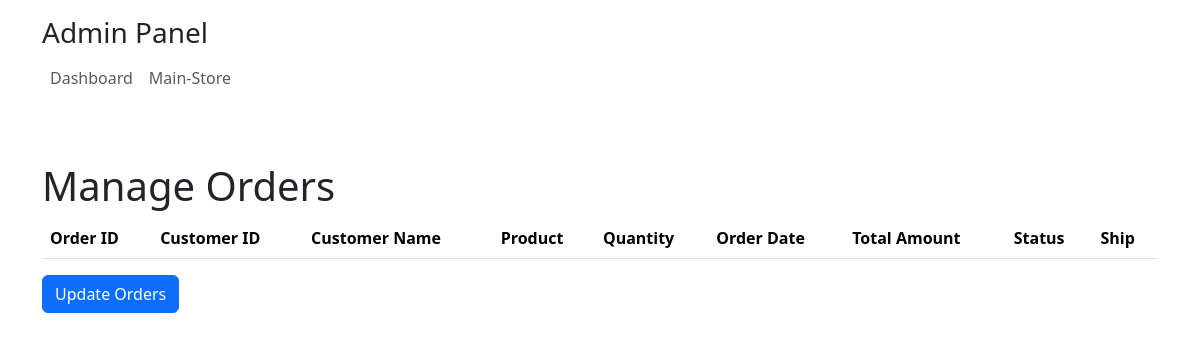
Before: /shopease/admin/admin_orders/index.php with the older database file.
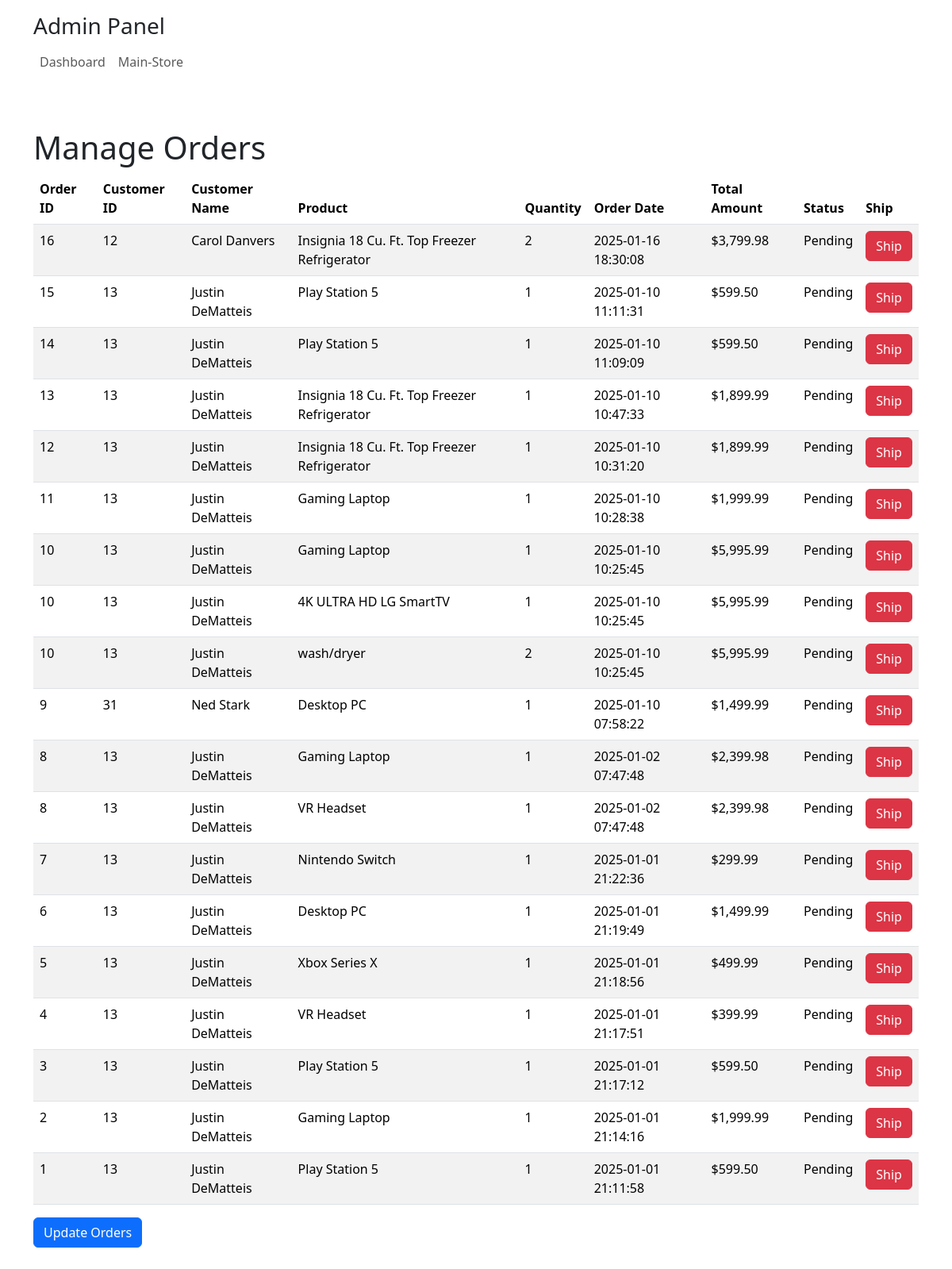
After: the same page with the newer database file.
### tables this page shows
CREATE TABLE `orders` (
  `orderID` int(11) NOT NULL,
  `customerID` int(11) NOT NULL,
  `orderDate` datetime DEFAULT current_timestamp(),
  `totalAmount` decimal(10,2) NOT NULL,
  `orderStatus` varchar(50) DEFAULT 'Pending'
);

CREATE TABLE `customers` (
  `customerID` int(11) NOT NULL,
  `emailAddress` varchar(255) NOT NULL,
  `password` varchar(60) NOT NULL,
  `firstName` varchar(60) NOT NULL,
  `address` varchar(50) NOT NULL,
  `lastName` varchar(60) NOT NULL,
  `city` varchar(40) NOT NULL,
  `state` varchar(2) NOT NULL,
  `postalCode` varchar(10) NOT NULL,
  `phone` varchar(12) NOT NULL,
  `countryCode` char(2) NOT NULL,
  `cartID` int(11) DEFAULT NULL
);

CREATE TABLE `products` (
  `productID` int(11) NOT NULL,
  `categoryID` int(11) NOT NULL,
  `productCode` varchar(10) NOT NULL,
  `productName` varchar(255) NOT NULL,
  `description` text NOT NULL,
  `listPrice` decimal(10,2) NOT NULL,
  `discountPercent` decimal(10,1) NOT NULL DEFAULT 0.0,
  `stock` varchar(10) DEFAULT NULL,
  `imageName` varchar(255) DEFAULT NULL
);

CREATE TABLE `order_items` (
  `orderItemID` int(11) NOT NULL,
  `orderID` int(11) NOT NULL,
  `productID` int(11) NOT NULL,
  `quantity` int(11) NOT NULL,
  `price` decimal(10,2) NOT NULL
);

### shopease/admin/admin_orders/index.php (the view, shortened to what this page needs)
<?php
require_once('../../database.php');
try {
  $query = '
  SELECT o.orderID, o.orderDate, o.totalAmount, o.orderStatus, oi.productID, oi.quantity, oi.price,
         p.productName, p.stock, c.customerID, c.firstName, c.lastName, c.emailAddress, c.phone, c.address, c.city, c.state, c.postalCode
  FROM orders o
  JOIN order_items oi ON o.orderID = oi.orderID
  JOIN products p ON oi.productID = p.productID
  JOIN customers c ON o.customerID = c.customerID
  ORDER BY o.orderDate DESC';
    $statement = $db->prepare($query);
    $statement->execute();
    $orders = $statement->fetchAll(PDO::FETCH_ASSOC);
} catch (Exception $e) {
    echo 'Error: ' . $e->getMessage();
    exit();
}
?>
<!DOCTYPE html>
<html lang="en">
<head>
    <link href="https://cdn.jsdelivr.net/npm/bootstrap@5.3.0/dist/css/bootstrap.min.css" rel="stylesheet">
</head>
<body>
<?php include("../../view/admin_sidebar.php"); ?>
    <div class="container my-5">
        <h1>Manage Orders</h1>
        <form method="POST">
        <table class="table table-striped">
    <thead>
        <tr>
            <th>Order ID</th>
            <th>Customer ID</th>
            <th>Customer Name</th>
            <th>Product</th>
            <th>Quantity</th>
            <th>Order Date</th>
            <th>Total Amount</th>
            <th>Status</th>
            <th>Ship</th>
        </tr>
    </thead>
    <tbody>
        <?php foreach ($orders as $order): ?>
            <tr>
                <td><?php echo htmlspecialchars($order['orderID']); ?></td>
                <td><?php echo htmlspecialchars($order['customerID']); ?></td>
                <td><?php echo htmlspecialchars($order['firstName'] . ' ' . $order['lastName']); ?></td>
                <td><?php echo htmlspecialchars($order['productName']); ?></td>
                <td><?php echo htmlspecialchars($order['quantity']); ?></td>
                <td><?php echo htmlspecialchars($order['orderDate']); ?></td>
                <td>$<?php echo htmlspecialchars(number_format($order['totalAmount'], 2)); ?></td>
                <td><?php echo htmlspecialchars($order['orderStatus']); ?></td>
                <td>
    <?php if ($order['orderStatus'] === 'pending'): ?>
        <form method="POST" style="display:inline;">
            <input type="hidden" name="orderID" value="<?php echo htmlspecialchars($order['orderID']); ?>">
            <input type="hidden" name="productID" value="<?php echo htmlspecialchars($order['productID']); ?>">
            <button type="submit" name="shipOrder" class="btn btn-success">Ship</button>
        </form>
    <?php else: ?>
        <button class="btn btn-danger" >Ship</button>
    <?php endif; ?>
</td>
            </tr>
        <?php endforeach; ?>
    </tbody>
</table>
            <button type="submit" class="btn btn-primary">Update Orders</button>
        </form>
    </div>
</body>
</html>

### shopease/view/admin_sidebar.php (shortened to what this page needs)
<!doctype html>
<html lang="en">
  <head>
    <link href="https://cdn.jsdelivr.net/npm/bootstrap@5.3.3/dist/css/bootstrap.min.css" rel="stylesheet">
    <link rel="stylesheet" href="https://cdnjs.cloudflare.com/ajax/libs/font-awesome/6.6.0/css/all.min.css" />
<nav class="navbar navbar-expand-xl navbar-light  py-3">
      <div class="container">
      <div class="logo-container">
        <h3 class="logo-name">Admin Panel</h3>
        <div class="collapse navbar-collapse nav-buttons" id="navbarSupportedContent">
          <ul class="navbar-nav me-auto mb-2 mb-lg-0">
            <li class="nav-item">
                <a class="nav-link" href="/capstone-shopease/shopease/admin/index.php">Dashboard</a>
            </li>
            <li class="nav-item">
                <a class="nav-link" href="/capstone-shopease/shopease/home.php">Main-Store</a>
            </li>
          </ul>
        </div>
      </div>
    </nav>

Changed rows visible on the page:
added orders: orderID "16", customerID.customerID "12", customerID.lastName "Carol Danvers", products.productName "Insignia 18 Cu. Ft. Top Freezer Refrigerator", order_items.quantity "2", orderDate "2025-01-16 18:30:08", totalAmount "3,799.98", orderStatus "Pending", shows "Ship"
added orders: orderID "15", customerID.customerID "13", customerID.lastName "Justin DeMatteis", products.productName "Play Station 5", order_items.quantity "1", orderDate "2025-01-10 11:11:31", totalAmount "599.50", orderStatus "Pending", shows "Ship"
added orders: orderID "14", customerID.customerID "13", customerID.lastName "Justin DeMatteis", products.productName "Play Station 5", order_items.quantity "1", orderDate "2025-01-10 11:09:09", totalAmount "599.50", orderStatus "Pending", shows "Ship"
added orders: orderID "13", customerID.customerID "13", customerID.lastName "Justin DeMatteis", products.productName "Insignia 18 Cu. Ft. Top Freezer Refrigerator", order_items.quantity "1", orderDate "2025-01-10 10:47:33", totalAmount "1,899.99", orderStatus "Pending", shows "Ship"
added orders: orderID "12", customerID.customerID "13", customerID.lastName "Justin DeMatteis", products.productName "Insignia 18 Cu. Ft. Top Freezer Refrigerator", order_items.quantity "1", orderDate "2025-01-10 10:31:20", totalAmount "1,899.99", orderStatus "Pending", shows "Ship"
added orders: orderID "11", customerID.customerID "13", customerID.lastName "Justin DeMatteis", products.productName "Gaming Laptop", order_items.quantity "1", orderDate "2025-01-10 10:28:38", totalAmount "1,999.99", orderStatus "Pending", shows "Ship"
added orders: orderID "10", customerID.customerID "13", customerID.lastName "Justin DeMatteis", products.productName "Gaming Laptop", order_items.quantity "1", orderDate "2025-01-10 10:25:45", totalAmount "5,995.99", orderStatus "Pending", shows "Ship", products.productName "4K ULTRA HD LG SmartTV", products.productName "wash/dryer", order_items.quantity "2"
added orders: orderID "9", customerID.customerID "31", customerID.lastName "Ned Stark", products.productName "Desktop PC", order_items.quantity "1", orderDate "2025-01-10 07:58:22", totalAmount "1,499.99", orderStatus "Pending", shows "Ship"
added orders: orderID "8", customerID.customerID "13", customerID.lastName "Justin DeMatteis", products.productName "Gaming Laptop", order_items.quantity "1", orderDate "2025-01-02 07:47:48", totalAmount "2,399.98", orderStatus "Pending", shows "Ship", products.productName "VR Headset"
added orders: orderID "7", customerID.customerID "13", customerID.lastName "Justin DeMatteis", products.productName "Nintendo Switch", order_items.quantity "1", orderDate "2025-01-01 21:22:36", totalAmount "299.99", orderStatus "Pending", shows "Ship"
added orders: orderID "6", customerID.customerID "13", customerID.lastName "Justin DeMatteis", products.productName "Desktop PC", order_items.quantity "1", orderDate "2025-01-01 21:19:49", totalAmount "1,499.99", orderStatus "Pending", shows "Ship"
added orders: orderID "5", customerID.customerID "13", customerID.lastName "Justin DeMatteis", products.productName "Xbox Series X", order_items.quantity "1", orderDate "2025-01-01 21:18:56", totalAmount "499.99", orderStatus "Pending", shows "Ship"
added orders: orderID "4", customerID.customerID "13", customerID.lastName "Justin DeMatteis", products.productName "VR Headset", order_items.quantity "1", orderDate "2025-01-01 21:17:51", totalAmount "399.99", orderStatus "Pending", shows "Ship"
added orders: orderID "3", customerID.customerID "13", customerID.lastName "Justin DeMatteis", products.productName "Play Station 5", order_items.quantity "1", orderDate "2025-01-01 21:17:12", totalAmount "599.50", orderStatus "Pending", shows "Ship"
added orders: orderID "2", customerID.customerID "13", customerID.lastName "Justin DeMatteis", products.productName "Gaming Laptop", order_items.quantity "1", orderDate "2025-01-01 21:14:16", totalAmount "1,999.99", orderStatus "Pending", shows "Ship"
added orders: orderID "1", customerID.customerID "13", customerID.lastName "Justin DeMatteis", products.productName "Play Station 5", order_items.quantity "1", orderDate "2025-01-01 21:11:58", totalAmount "599.50", orderStatus "Pending", shows "Ship"
